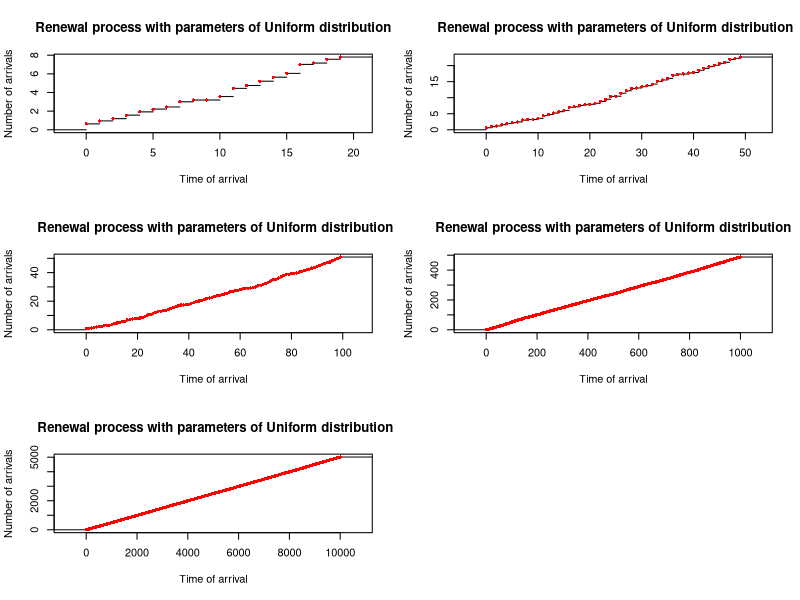
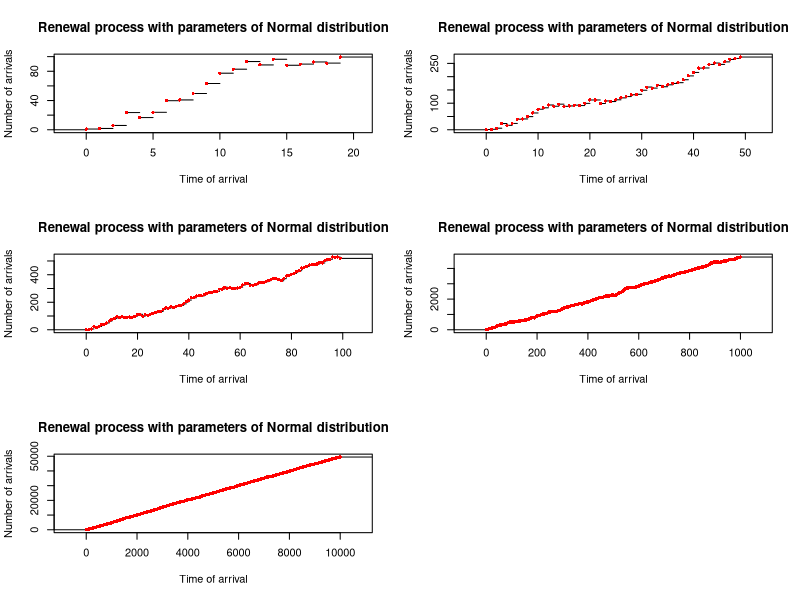

Generate these figures, in order, with R:
## ---- chunk 1
#(a)
#for uniform distribution 
set.seed(345)
draws <- runif(20)
draws
## ---- chunk 2
find_n <- function(u) {
  which(cumsum(u) > 1)[1]  # which partial sum first exceeds 1?
}

n <- find_n(draws)
draws[1:n]
## ---- chunk 3
sample_from_N <- function(m)
{
  draws <- matrix(runif(m * 20), ncol = 20)
  n.many <- apply(draws, 1, find_n)
  estimated.probs <- table(factor(n.many, levels = 2:10)) / m  
  return(estimated.probs)
}
m <- 1000
approx.N <- sample_from_N(1000)  # approximate prob. dist'n of N
approx.N

## ---- chunk 4
#for log-normal N(0,1)
set.seed(65)
draws <- rlnorm(20)
draws
## ---- chunk 5
find_n <- function(u) {
  which(cumsum(u) >= 1)[1]  # which partial sum first exceeds 1?
}

n <- find_n(draws)
draws[1:n]
## ---- chunk 6
sample_from_N <- function(m)
{
  draws <- matrix(rlnorm(m * 20), ncol = 20)
  n.many <- apply(draws, 1, find_n)
  estimated.probs <- table(factor(n.many, levels = 1:10)) / m  
  return(estimated.probs)
}
m <- 1000
approx.N <- sample_from_N(1000)  # approximate prob. dist'n of N
approx.N
## ---- chunk 7
#(b)
time=readline(prompt = "Enter any time between 2 buses =")
## ---- chunk 8
t1=c(0,time)
print(paste("The expected time for next bus to come is",mean(as.numeric(t1)),"mins"))
## ---- chunk 9
#Using Inspection paradox
#Assuming 5 buses to come in first "time" mins and we do it for an hour(60 mins)
t2=readline(prompt = "What is the time interval you want the buses to come in your given time between 2 buses\n")
c1=as.numeric(t2)
inter=c(c1,c1,c1,c1,c1,(60-as.numeric(time)))
avgarrival_time_between_buses=mean(inter)
avgarrival_time_between_buses
## ---- chunk 10
#using the inspection paradox formula
avgtime_wait=mean(as.numeric(t1)*((c1/60)*(c1/2))+((60-as.numeric(time))/60)*(60-as.numeric(time))/2)
avgtime_wait
## ---- chunk 11
#(c)
#for U(0,1)
ren.process <- function(a,b,n){
  s<-numeric(n+1)
  # set S_0 = 0
  s[1] <-0
  # generate vector of iid Uniform random variables:
  set.seed(45)
  x <-replicate(n,runif(1,a,b))
  # assign wait time to vector s in for loop:
  for (k in 1:n){
    
    s[k+1] <-sum(x[1:k])
    
  }
  # return vector of wait time
  return(s)
}
## ---- chunk 12
a<-0
b<-1
#For uniform U(0,1)
s_list1 <-ren.process(a,b,20)
s_list1
s_list2 <-ren.process(a,b,50)
s_list2
s_list3 <-ren.process(a,b,100)
s_list3
s_list4 <-ren.process(a,b,1000)
s_list4
s_list5 <-ren.process(a,b,10000)
s_list5
## ---- chunk 13
#for N(5,9)
ren.process1 <- function(a1,b1,n){
  
  # initialize vector of total wait time for the arrival of each event:
  s<-numeric(n+1)
  # set S_0 = 0
  s[1] <-0
  # generate vector of iid Normal random variables:
   set.seed(135)
  x <-replicate(n,rnorm(1,a1,b1))
  # assign wait time to vector s in for loop:
  for (k in 1:n){
    
    s[k+1] <-sum(x[1:k])
    
  }
  # return vector of wait time
  return(s)
  
}
a1<-5
b1<-9
#For normal N(5,9)
s_list6 <-ren.process1(a1,b1,20)
s_list6
s_list7 <-ren.process1(a1,b1,50)
s_list7
s_list8 <-ren.process1(a1,b1,100)
s_list8
s_list9 <-ren.process1(a1,b1,1000)
s_list9
s_list10 <-ren.process1(a1,b1,10000)
s_list10
## ---- chunk 14
#(d)
#for U(0,1)
par(mfrow=c(3,2))
plot(stepfun(0:(20-1), s_list1), 
     do.points = TRUE,
     pch = 16,
     col.points = "red",
     verticals = FALSE,
     main = 'Renewal process with parameters of Uniform distribution',
     xlab = 'Time of arrival',
     ylab = 'Number of arrivals')
plot(stepfun(0:(50-1), s_list2), 
     do.points = TRUE,
     pch = 16,
     col.points = "red",
     verticals = FALSE,
     main = ' Renewal process with parameters of Uniform distribution',
     xlab = 'Time of arrival',
     ylab = 'Number of arrivals')
plot(stepfun(0:(100-1), s_list3), 
     do.points = TRUE,
     pch = 16,
     col.points = "red",
     verticals = FALSE,
     main = ' Renewal process with parameters of Uniform distribution',
     xlab = 'Time of arrival',
     ylab = 'Number of arrivals')
plot(stepfun(0:(1000-1), s_list4), 
     do.points = TRUE,
     pch = 16,
     col.points = "red",
     verticals = FALSE,
     main = 'Renewal process with parameters of Uniform distribution',
     xlab = 'Time of arrival',
     ylab = 'Number of arrivals')
plot(stepfun(0:(10000-1), s_list5), 
     do.points = TRUE,
     pch = 16,
     col.points = "red",
     verticals = FALSE,
     main = ' Renewal process with parameters of Uniform distribution',
     xlab = 'Time of arrival',
     ylab = 'Number of arrivals')


## ---- chunk 15
#for N(5,9)
par(mfrow=c(3,2))
plot(stepfun(0:(20-1), s_list6), 
     do.points = TRUE,
     pch = 16,
     col.points = "red",
     verticals = FALSE,
     main = 'Renewal process with parameters of Normal distribution',
     xlab = 'Time of arrival',
     ylab = 'Number of arrivals')
plot(stepfun(0:(50-1), s_list7), 
     do.points = TRUE,
     pch = 16,
     col.points = "red",
     verticals = FALSE,
     main = 'Renewal process with parameters of Normal distribution',
     xlab = 'Time of arrival',
     ylab = 'Number of arrivals')
plot(stepfun(0:(100-1), s_list8), 
     do.points = TRUE,
     pch = 16,
     col.points = "red",
     verticals = FALSE,
     main = 'Renewal process with parameters of Normal distribution',
     xlab = 'Time of arrival',
     ylab = 'Number of arrivals')
plot(stepfun(0:(1000-1), s_list9), 
     do.points = TRUE,
     pch = 16,
     col.points = "red",
     verticals = FALSE,
     main = 'Renewal process with parameters of Normal distribution',
     xlab = 'Time of arrival',
     ylab = 'Number of arrivals')
plot(stepfun(0:(10000-1), s_list10), 
     do.points = TRUE,
     pch = 16,
     col.points = "red",
     verticals = FALSE,
     main = 'Renewal process with parameters of Normal distribution',
     xlab = 'Time of arrival',
     ylab = 'Number of arrivals')
